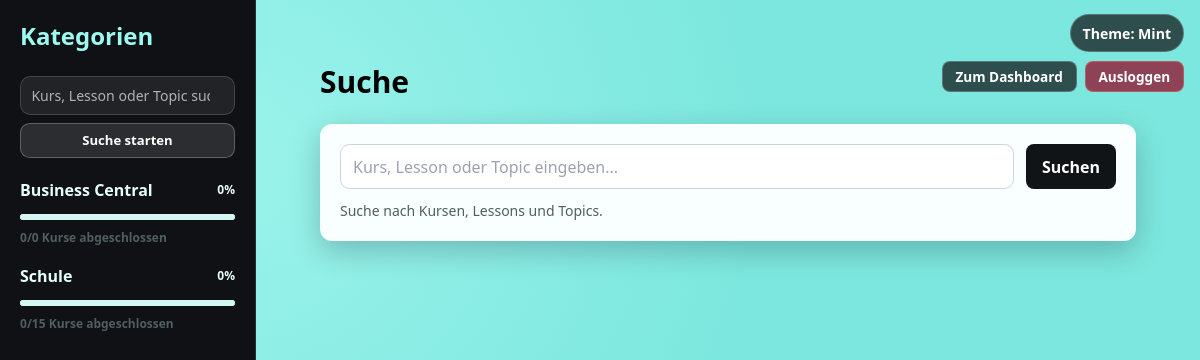
/search/ (signed in), run on the app's committed database.
### courses/models.py (models this page shows, shortened)
class Category(models.Model):
    name = models.CharField(max_length=120, unique=True)
    class Meta:
        ordering = ["name"]

### quiz/views.py (the view, shortened to what this page needs)
# urls.py: path("search/", views.search_view, name="search"),
@login_required
def search_view(request):
    query = (request.GET.get("q") or "").strip()
    courses = []
    lessons = []
    topics = []
    context = {
        "search_query": query,
        "courses_found": courses,
        "lessons_found": lessons,
        "topics_found": topics,
        "result_count": len(courses) + len(lessons) + len(topics),
        **get_sidebar_context(request),
    }
    return render(request, "search.html", context)

### quiz/views.py (called while the page is built)
def course_is_completed(course, best_scores):
    total_questions = course.questions.count()
    best_score = best_scores.get(course.id)
    if total_questions <= 0 or best_score is None:
        return False
    return best_score >= total_questions

def get_course_progress(course, best_scores):
    total_questions = course.questions.count()
    best_score = best_scores.get(course.id, 0)
    if total_questions <= 0:
        return 0
    return int((best_score / total_questions) * 100)

### quiz/templates/search.html (shortened to what this page needs)
{% extends "base.html" %}
{% block content %}
<div class="layout-container page-pad">
    <h1 class="page-title">Suche</h1>
    <div class="surface-card p-5 mb-6">
        <form method="get" action="{% url 'search' %}" class="grid grid-cols-1 md:grid-cols-[1fr_auto] gap-3">
            <input
                type="search"
                name="q"
                value="{{ search_query }}"
                placeholder="Kurs, Lesson oder Topic eingeben..."
                class="auth-form"
                style="border:1px solid #cbd5e1;border-radius:0.6rem;padding:0.6rem 0.75rem;"
            >
            <button type="submit" class="btn-primary">Suchen</button>
        </form>
        {% if search_query %}
        <p class="text-sm muted-text mt-3">{{ result_count }} Treffer für "{{ search_query }}"</p>
        {% else %}
        <p class="text-sm muted-text mt-3">Suche nach Kursen, Lessons und Topics.</p>
        {% endif %}
    </div>
</div>
{% endblock %}

### templates/base.html (shortened to what this page needs)
<!DOCTYPE html>
{% load static %}
<html lang="de">
<head>
    <script src="https://cdn.tailwindcss.com"></script>
</head>
<body class="min-h-screen">
<button id="theme-toggle" class="theme-toggle" type="button">Theme: Mint</button>
{% if user.is_authenticated %}
<div class="quick-actions">
    <a href="{% url 'dashboard' %}" class="quick-btn">Zum Dashboard</a>
    <form method="post" action="{% url 'logout' %}" class="quick-logout-form">
        <button type="submit" class="quick-btn quick-btn-danger">Ausloggen</button>
    </form>
</div>
{% endif %}
<div class="flex min-h-screen">
    {% if user.is_authenticated %}
    <aside id="app-sidebar" class="w-64 shrink-0 p-5 overflow-y-auto border-r" style="background: var(--panel); border-color: var(--panel-border);" aria-label="Seitennavigation">
        <h2 class="text-2xl font-bold mb-6 sidebar-title">Kategorien</h2>
        <form method="get" action="{% url 'search' %}" class="mb-5">
            <input type="search" name="q" value="{{ search_query|default:'' }}" class="sidebar-search" placeholder="Kurs, Lesson oder Topic suchen..." aria-label="Kurs, Lesson oder Topic suchen">
            <button type="submit" class="sidebar-search-btn">Suche starten</button>
        </form>
        <ul class="space-y-4">
            {% for category in categories %}
            <li>
                <button
                    type="button"
                    data-category-id="{{ category.id }}"
                    class="w-full text-left font-semibold nav-trigger"
                    aria-expanded="false"
                    aria-controls="category-{{ category.id }}"
                >
                    <div class="flex items-center justify-between gap-3">
                        <span>{{ category.name }}</span>
                        <span class="text-xs">{{ category.progress }}%</span>
                    </div>
                    <progress class="category-progress mt-2" value="{{ category.progress }}" max="100"></progress>
                    <div class="text-xs mt-1 muted-text">{{ category.completed_courses }}/{{ category.total_courses }} Kurse abgeschlossen</div>
                </button>
            </li>
            {% empty %}
            <li class="muted-text">Keine Kategorien vorhanden</li>
            {% endfor %}
        </ul>
    </aside>
    {% endif %}
    <main id="main-content" class="flex-1 p-6 md:p-10 overflow-y-auto" tabindex="-1">
        {% block content %}{% endblock %}
    </main>
</div>
</body>
</html>

### templates/base.html (style rules this page uses)
:root { --bg-start: #7ce7de; --bg-end: #63ddd4; --panel: #0f1114; --panel-border: #2a3135; --card-bg: #f8fffe; --card-text: #111417; --muted-text: #4f5f60; --primary: #111417; --primary-hover: #000000; --focus-ring: rgba(17, 20, 23, 0.28); --bg-accent: #9af3eb; --track: #d2f7f3; --progress: #00d4aa; --progress-complete: #10b981; --nav-trigger: #e5fef9; --nav-trigger-hover: #9cfaf0; --nav-link: #c8f7f1; --nav-link-hover: #ffffff; --sidebar-title: #9cfaf0; }
body { background: radial-gradient(circle at 20% 20%, var(--bg-accent), var(--bg-start) 45%), linear-gradient(145deg, var(--bg-start), var(--bg-end)); }
.surface-card { background: var(--card-bg); color: var(--card-text); border-radius: 0.75rem; box-shadow: 0 10px 30px rgba(2, 6, 23, 0.22); }
.btn-primary { display: inline-block; background: var(--primary); color: #ffffff; font-weight: 600; padding: 0.55rem 1rem; border-radius: 0.5rem; transition: background-color 160ms ease; }
.layout-container { max-width: 84rem; margin: 0 auto; }
.page-pad { padding: 1.5rem; }
.page-title { font-size: 1.875rem; line-height: 2.25rem; font-weight: 700; margin-bottom: 1.5rem; }
.muted-text { color: var(--muted-text); }
.nav-trigger { color: var(--nav-trigger); transition: color 160ms ease; }
.sidebar-title { color: var(--sidebar-title); }
.sidebar-search { width: 100%; border: 1px solid rgba(255, 255, 255, 0.15); border-radius: 0.65rem; background: rgba(255, 255, 255, 0.08); color: #ffffff; padding: 0.5rem 0.65rem; font-size: 0.88rem; }
.sidebar-search::placeholder { color: rgba(255, 255, 255, 0.65); }
.sidebar-search-btn { width: 100%; margin-top: 0.5rem; border: 1px solid rgba(255, 255, 255, 0.24); border-radius: 0.6rem; color: #ffffff; background: rgba(255, 255, 255, 0.12); font-size: 0.82rem; font-weight: 700; padding: 0.42rem 0.58rem; transition: background-color 160ms ease; }
.category-progress { width: 100%; height: 0.4rem; border: none; border-radius: 999px; overflow: hidden; background: var(--track); }
.theme-toggle { position: fixed; top: 0.9rem; right: 1rem; z-index: 50; border: 1px solid rgba(255, 255, 255, 0.22); background: rgba(17, 20, 23, 0.72); color: #ffffff; font-size: 0.88rem; font-weight: 600; padding: 0.45rem 0.75rem; border-radius: 999px; backdrop-filter: blur(6px); }
.quick-actions { position: fixed; top: 3.8rem; right: 1rem; z-index: 50; display: flex; gap: 0.5rem; flex-wrap: wrap; justify-content: flex-end; }
main { position: relative; z-index: 10; }
.quick-btn { display: inline-flex; align-items: center; justify-content: center; border: 1px solid rgba(255, 255, 255, 0.22); background: rgba(17, 20, 23, 0.72); color: #ffffff; font-size: 0.85rem; font-weight: 600; line-height: 1; padding: 0.5rem 0.8rem; border-radius: 0.5rem; backdrop-filter: blur(6px); transition: border-color 160ms ease, background-color 160ms ease; }
.quick-logout-form { margin: 0; }
.quick-btn-danger { background: rgba(147, 26, 52, 0.8); border-color: rgba(248, 113, 113, 0.45); }

### data on the page
Category: name "Business Central", progress "0", completed_courses "0", total_courses "0"
Category: name "Schule", progress "0", completed_courses "0", total_courses "15"
